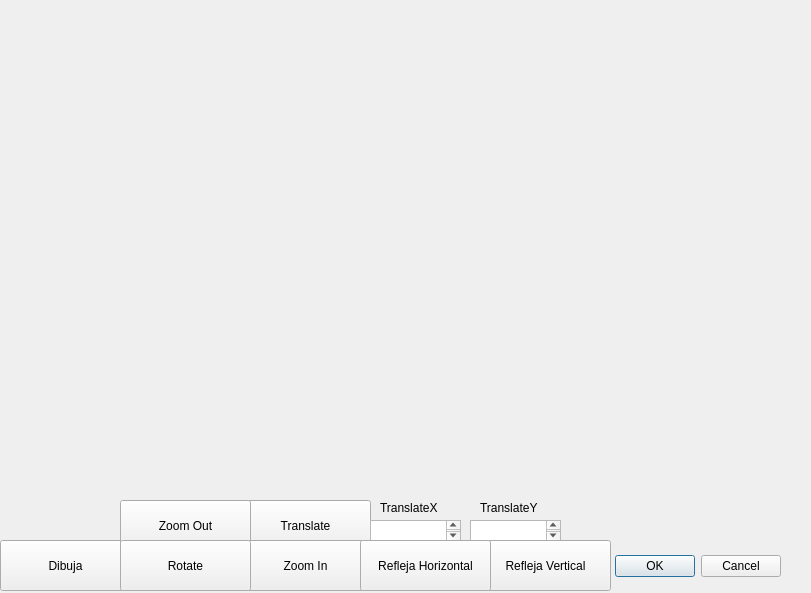
<?xml version="1.0" encoding="UTF-8"?>
<ui version="4.0">
 <class>cubo</class>
 <widget class="QDialog" name="cubo">
  <property name="geometry">
   <rect>
    <x>0</x>
    <y>0</y>
    <width>811</width>
    <height>593</height>
   </rect>
  </property>
  <property name="windowTitle">
   <string>Dialog</string>
  </property>
  <widget class="QDialogButtonBox" name="buttonBox">
   <property name="geometry">
    <rect>
     <x>440</x>
     <y>550</y>
     <width>341</width>
     <height>32</height>
    </rect>
   </property>
   <property name="orientation">
    <enum>Qt::Horizontal</enum>
   </property>
   <property name="standardButtons">
    <set>QDialogButtonBox::Cancel|QDialogButtonBox::Ok</set>
   </property>
  </widget>
  <widget class="QPushButton" name="pushButton">
   <property name="geometry">
    <rect>
     <x>0</x>
     <y>540</y>
     <width>131</width>
     <height>51</height>
    </rect>
   </property>
   <property name="text">
    <string>Dibuja</string>
   </property>
  </widget>
  <widget class="QPushButton" name="pushButton_2">
   <property name="geometry">
    <rect>
     <x>240</x>
     <y>500</y>
     <width>131</width>
     <height>51</height>
    </rect>
   </property>
   <property name="text">
    <string>Translate</string>
   </property>
  </widget>
  <widget class="QPushButton" name="pushButton_3">
   <property name="geometry">
    <rect>
     <x>120</x>
     <y>500</y>
     <width>131</width>
     <height>51</height>
    </rect>
   </property>
   <property name="text">
    <string>Zoom Out</string>
   </property>
  </widget>
  <widget class="QPushButton" name="pushButton_4">
   <property name="geometry">
    <rect>
     <x>240</x>
     <y>540</y>
     <width>131</width>
     <height>51</height>
    </rect>
   </property>
   <property name="text">
    <string>Zoom In</string>
   </property>
  </widget>
  <widget class="QPushButton" name="pushButton_5">
   <property name="geometry">
    <rect>
     <x>120</x>
     <y>540</y>
     <width>131</width>
     <height>51</height>
    </rect>
   </property>
   <property name="text">
    <string>Rotate</string>
   </property>
  </widget>
  <widget class="QTextEdit" name="transX">
   <property name="geometry">
    <rect>
     <x>370</x>
     <y>520</y>
     <width>91</width>
     <height>21</height>
    </rect>
   </property>
  </widget>
  <widget class="QTextEdit" name="transY">
   <property name="geometry">
    <rect>
     <x>470</x>
     <y>520</y>
     <width>91</width>
     <height>21</height>
    </rect>
   </property>
  </widget>
  <widget class="QLabel" name="label">
   <property name="geometry">
    <rect>
     <x>380</x>
     <y>500</y>
     <width>71</width>
     <height>16</height>
    </rect>
   </property>
   <property name="text">
    <string>TranslateX</string>
   </property>
  </widget>
  <widget class="QLabel" name="label_2">
   <property name="geometry">
    <rect>
     <x>480</x>
     <y>500</y>
     <width>71</width>
     <height>16</height>
    </rect>
   </property>
   <property name="text">
    <string>TranslateY</string>
   </property>
  </widget>
  <widget class="QPushButton" name="pushButton_6">
   <property name="geometry">
    <rect>
     <x>480</x>
     <y>540</y>
     <width>131</width>
     <height>51</height>
    </rect>
   </property>
   <property name="text">
    <string>Refleja Vertical</string>
   </property>
  </widget>
  <widget class="QPushButton" name="pushButton_7">
   <property name="geometry">
    <rect>
     <x>360</x>
     <y>540</y>
     <width>131</width>
     <height>51</height>
    </rect>
   </property>
   <property name="text">
    <string>Refleja Horizontal</string>
   </property>
  </widget>
 </widget>
 <resources/>
 <connections>
  <connection>
   <sender>buttonBox</sender>
   <signal>accepted()</signal>
   <receiver>cubo</receiver>
   <slot>accept()</slot>
   <hints>
    <hint type="sourcelabel">
     <x>248</x>
     <y>254</y>
    </hint>
    <hint type="destinationlabel">
     <x>157</x>
     <y>274</y>
    </hint>
   </hints>
  </connection>
  <connection>
   <sender>buttonBox</sender>
   <signal>rejected()</signal>
   <receiver>cubo</receiver>
   <slot>reject()</slot>
   <hints>
    <hint type="sourcelabel">
     <x>316</x>
     <y>260</y>
    </hint>
    <hint type="destinationlabel">
     <x>286</x>
     <y>274</y>
    </hint>
   </hints>
  </connection>
 </connections>
</ui>
